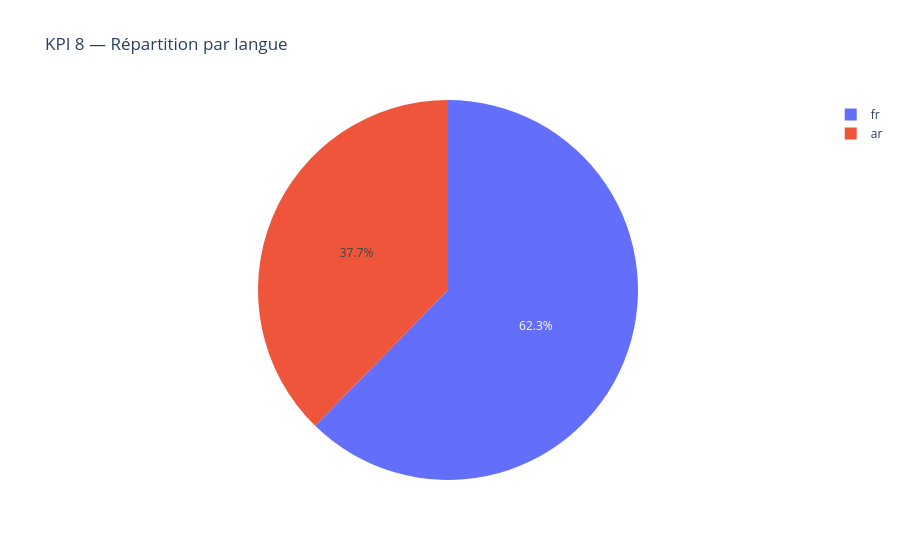

Write notebook code for a chart like this one.
### Markdown cell above
### KPI 8 — Répartition par langue

### Code cell
langue_pct = df["langue"].value_counts(normalize=True).mul(100).round(1)
print(langue_pct)

fig8 = px.pie(df, names="langue", title="KPI 8 — Répartition par langue")
fig8.show()

### Figure 1 — Plotly figure (JSON) as saved in the notebook; plotly's stock layout.template omitted (floating-point values rounded to 4 significant figures; data arrays with more than 128 entries replaced by an {"elided": "..."} marker saying what was removed)
{"data": [{"domain": {"x": [0, 1], "y": [0, 1]}, "hovertemplate": "langue=%{label}<extra></extra>", "labels": {"elided": "138 str values"}, "legendgroup": "", "name": "", "showlegend": true, "type": "pie"}], "layout": {"legend": {"tracegroupgap": 0}, "title": {"text": "KPI 8 — Répartition par langue"}}}
